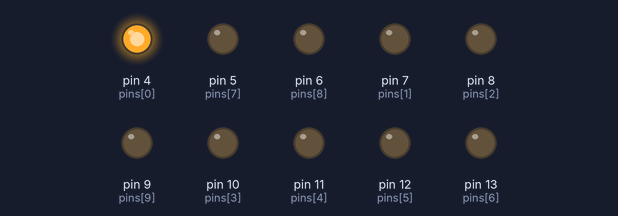
This sketch was run on a simulated Arduino Uno, built with avr-gcc and run on an emulated ATmega328P. On the bench: output pins drawn as LEDs (lit = HIGH).

Above: at 0.05 s.
At 0.35 s:
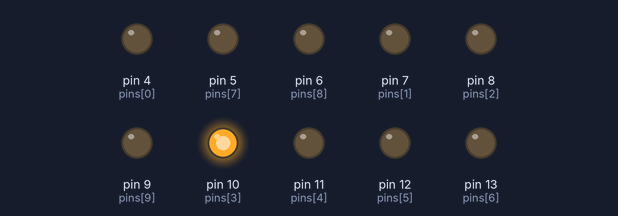
At 0.75 s:
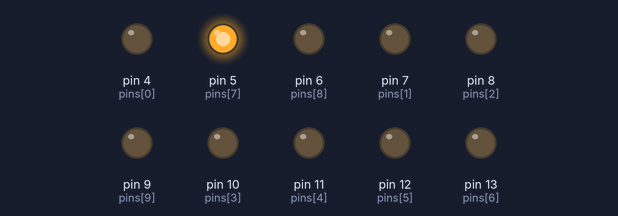
At 1.45 s:
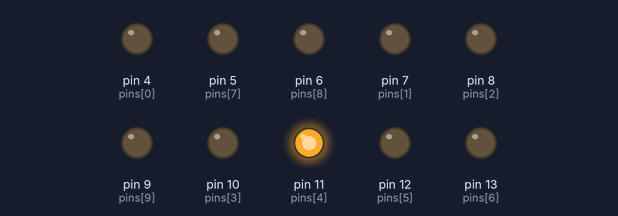
At 2.15 s:
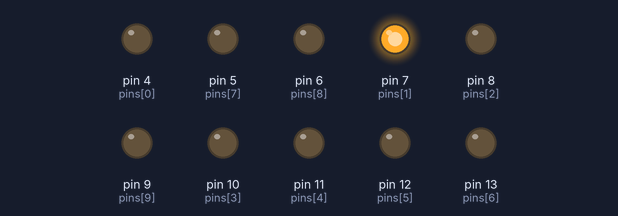
At 2.85 s:
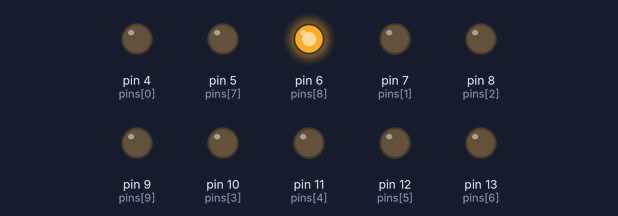
Timing chart, 0 to 3.1 s (numbered marks = the images above):
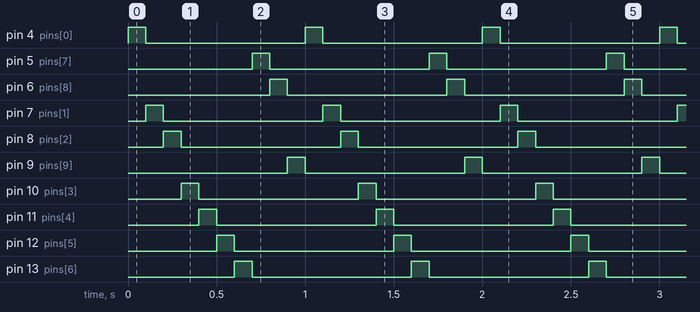

The sketch:

loop.ino
```cpp
#define SIZE 10
int timer = 100;           // The higher the number, the slower the timing.
int pins[SIZE] = {4,7,8,10,11,12,13,5,6,9};

void setup() {
  for (int i=0; i<SIZE; i++){
   pinMode(pins[i], OUTPUT);
  }
}

void loop() {
  for (int i=0; i<SIZE; i++){
    digitalWrite(pins[i], HIGH);
    delay(timer);
    digitalWrite(pins[i], LOW);
  }
}
```

Measured:
- by itself, pin 4 (pins[0]), pin 5 (pins[7]), pin 6 (pins[8]), pin 7 (pins[1]), pin 8 (pins[2]), pin 9 (pins[9]), pin 10 (pins[3]), pin 11 (pins[4]), pin 12 (pins[5]), pin 13 (pins[6]): alternates HIGH for 0.10 s and LOW for 0.90 s
- by itself, everything shown: repeats every 1.0 s, in 10 steps
